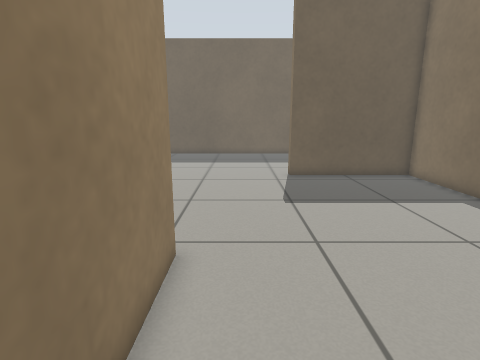
View 1 (above)

14 first-person views from a walk through a robot-simulator world made for Gazebo. The camera is 0.79 m above the floor, tilts 12° down and sees 80° across. The floor is counted in squares, 0.25 m on a side. Each view is taken from the middle of a square. On the plan, view 1 faces up. The plan holds only what a view shows up to about 20 squares ahead; the rest is blank.

View 2
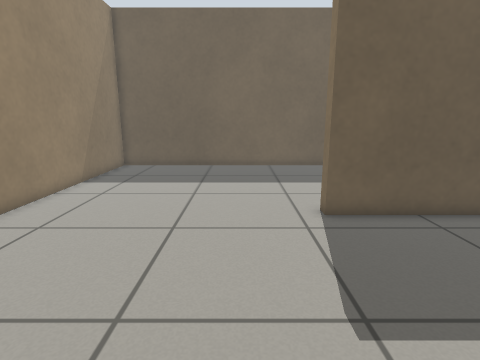

View 3
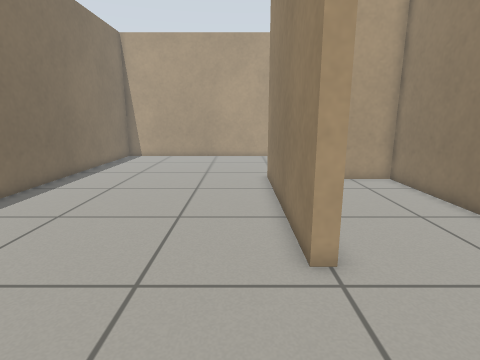

View 4
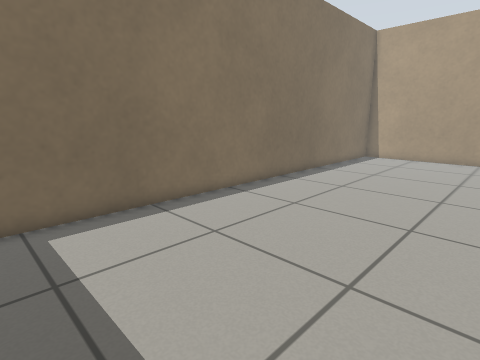

View 5
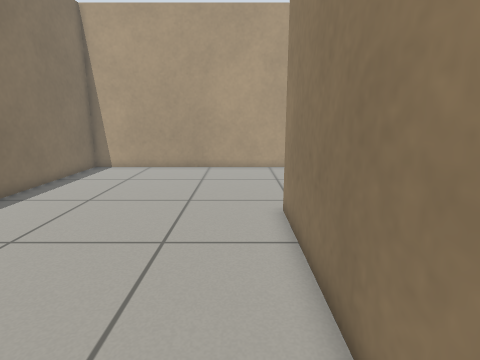

View 6
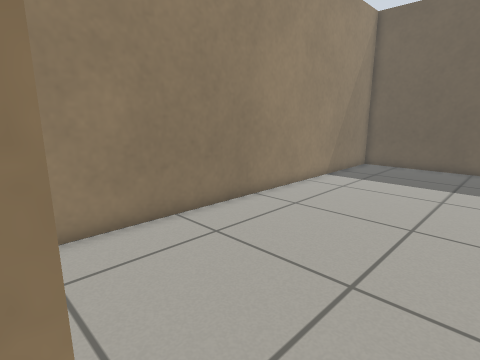

View 7
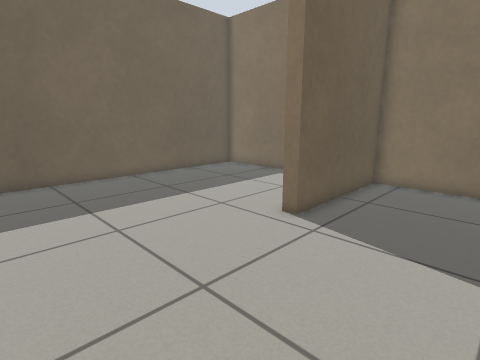

View 8
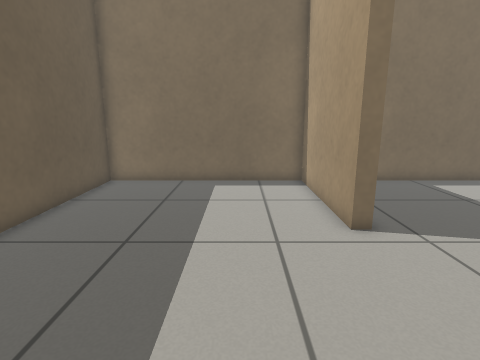

View 9
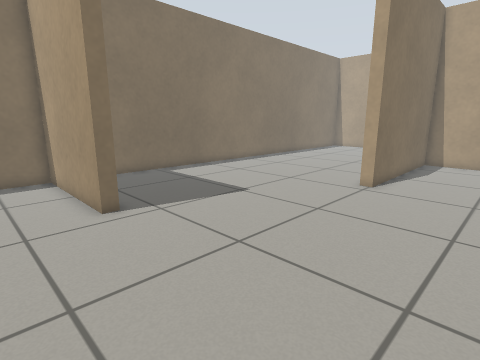

View 10
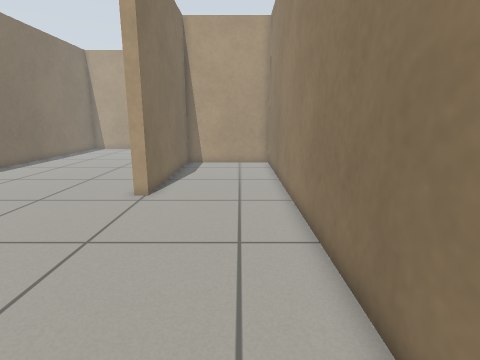

View 11
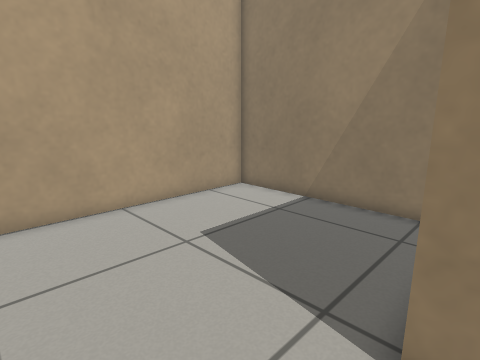

View 12
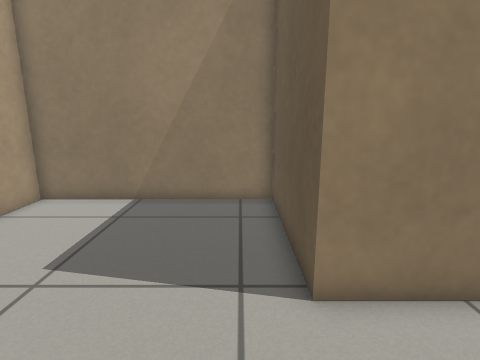

View 13
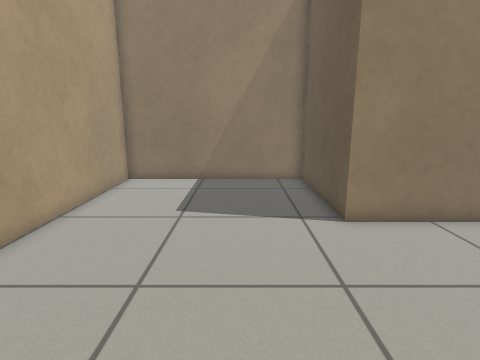

View 14
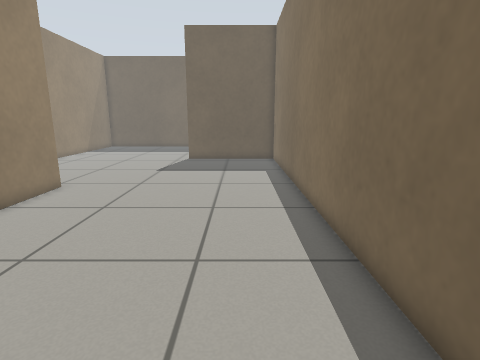

### Floor plan
Points are (right, up) in squares from view 1. A wall is a line through its corners. A room is listed if a view was taken in it or the views show most of it. See-through windows are left out.
Room 1 (views 1, 2, 3, 4, 5, 6, 7, 8, 9, 10, 11, 12, 13, 14)
walls: (-1.5, 6.3) (-1.5, -3.7) (-8.1, -3.7) (-8.1, -13) (9.7, -13) (9.7, 16.2) (2.9, 16.2) (2.9, 16.8) (9.7, 16.8) (9.7, 26.8) (-8.1, 26.8) (-8.1, -3.1) (-2.1, -3.1) (-2.1, 6.3) (-1.5, 6.3)

Positions as (right, up) in squares from view 1, and headings:
1: (0, 0), facing up
2: (0, 7), facing up
3: (0, 12), facing down
4: (0, 12), facing down-right
5: (0, 6), facing down
6: (0, 6), facing up-left
7: (-5, 11), facing up-right
8: (-5, 20), facing right
9: (-7, 20), facing down-right
10: (-6, 18), facing down
11: (2, -3), facing down-left
12: (3, -5), facing left
13: (7, -7), facing left
14: (7, -7), facing up
